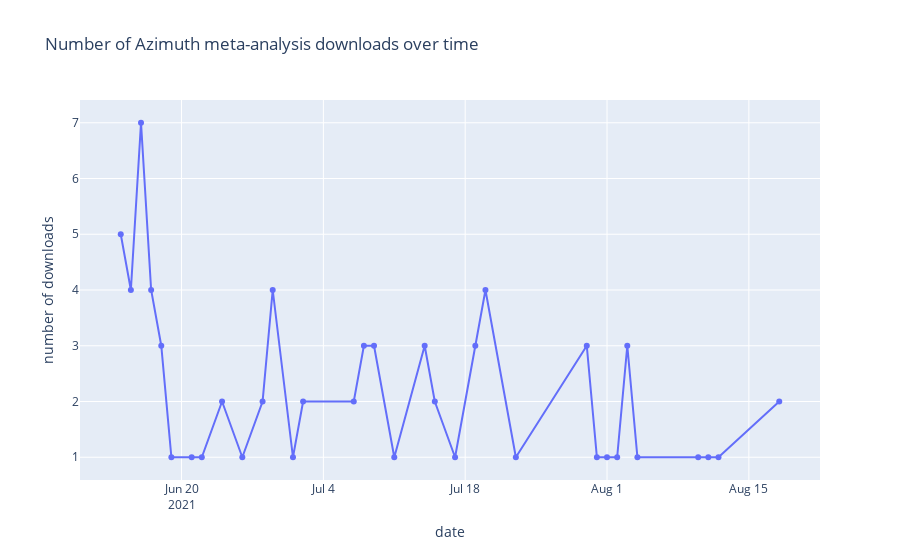

Notebook code for this chart:
### Code cell
azimuth = downloads_df[downloads_df['dataset_id'] == 'f72958f5-7f42-4ebb-98da-445b0c6de516']
azimuth = azimuth.groupby(['download_dt','filetype', 'remoteip', 'download_agent']).sum().reset_index()
azimuth['count'] = 1
azimuth = azimuth[['download_dt', 'count']].groupby(['download_dt']).sum().reset_index()

fig = go.Figure(go.Scatter(
    mode = "lines+markers",
    x = azimuth['download_dt'].tolist(),
    y = azimuth['count'].tolist()
    ))

fig.update_layout(
    title="Number of Azimuth meta-analysis downloads over time",
    xaxis_title="date",
    yaxis_title="number of downloads"
)
             
fig.show()

### Figure 1 — Plotly figure (JSON) as saved in the notebook; plotly's stock layout.template omitted (floating-point values rounded to 4 significant figures)
{"data": [{"mode": "lines+markers", "type": "scatter", "x": ["2021-06-14", "2021-06-15", "2021-06-16", "2021-06-17", "2021-06-18", "2021-06-19", "2021-06-21", "2021-06-22", "2021-06-24", "2021-06-26", "2021-06-28", "2021-06-29", "2021-07-01", "2021-07-02", "2021-07-07", "2021-07-08", "2021-07-09", "2021-07-11", "2021-07-14", "2021-07-15", "2021-07-17", "2021-07-19", "2021-07-20", "2021-07-23", "2021-07-30", "2021-07-31", "2021-08-01", "2021-08-02", "2021-08-03", "2021-08-04", "2021-08-10", "2021-08-11", "2021-08-12", "2021-08-18"], "y": [5, 4, 7, 4, 3, 1, 1, 1, 2, 1, 2, 4, 1, 2, 2, 3, 3, 1, 3, 2, 1, 3, 4, 1, 3, 1, 1, 1, 3, 1, 1, 1, 1, 2]}], "layout": {"title": {"text": "Number of Azimuth meta-analysis downloads over time"}, "xaxis": {"title": {"text": "date"}}, "yaxis": {"title": {"text": "number of downloads"}}}}
